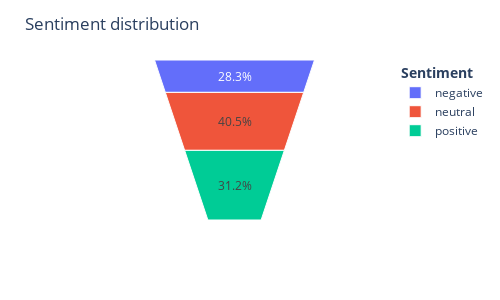

Source (notebook cell):
### Code cell
fig = px.funnel_area(df, names='sentiment', values='length_original_chars', 
                    width=500, height=300, color='sentiment', 
                    hover_data=['sentiment', 'length_original_chars'])

fig.update_layout(legend_title='<b> Sentiment </b>', title='Sentiment distribution')
fig.show()

### Figure 1 — Plotly figure (JSON) as saved in the notebook; plotly's stock layout.template omitted (floating-point values rounded to 4 significant figures)
{"data": [{"customdata": [["negative", 7781, "negative"], ["neutral", 11117, "neutral"], ["positive", 8582, "positive"]], "domain": {"x": [0, 1], "y": [0, 1]}, "hovertemplate": "sentiment=%{label}<br>length_original_chars=%{value}<extra></extra>", "labels": ["negative", "neutral", "positive"], "legendgroup": "", "marker": {"colors": ["#636efa", "#EF553B", "#00cc96"]}, "name": "", "showlegend": true, "type": "funnelarea", "values": [7781, 11117, 8582]}], "layout": {"height": 300, "legend": {"title": {"text": "<b> Sentiment </b>"}, "tracegroupgap": 0}, "margin": {"t": 60}, "title": {"text": "Sentiment distribution"}, "width": 500}}
